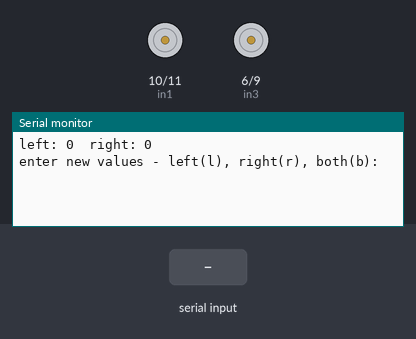
Bench run of a sketch on a simulated Arduino Uno, built with avr-gcc and run on an emulated ATmega328P. On the bench: motor-driver pin pairs drawn as motors (green arrow = first pin HIGH = forward, orange = second pin HIGH = backward, longer = more drive, scaled by the enable pin), the last lines printed to the serial monitor. Inputs (shaded band) come from the test bench.

Above: at 1.2 s.
1.3 s: "l90\n" received over Serial
At 1.31 s:
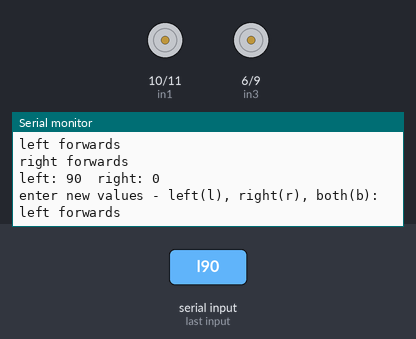
2.8 s: "r90\n" received over Serial
At 4.0 s:
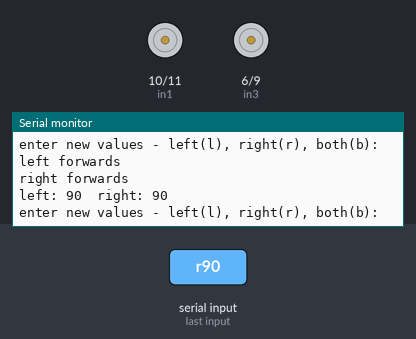
4.3 s: "l" received over Serial
At 6.4 s:
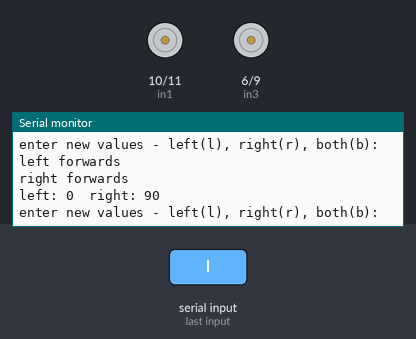
6.7 s: "b90\n" received over Serial
At 6.71 s:
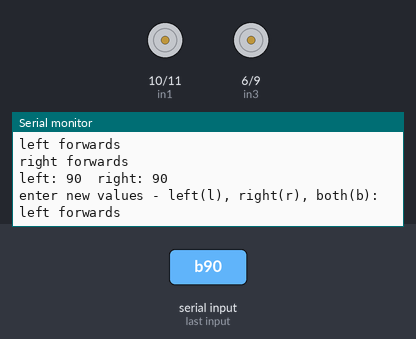

The sketch:

motor_test_sketch.ino
```cpp
const int pinIRa = A0;
const int pinIRb = A1;
const int pinLED = 13;
const int in1 = 10;
const int in2 = 11;
const int in3 = 6;
const int in4 = 9;
const int en_a = 3;
const int en_b = 5;
bool debug = true;
int IRvalueA = 0;
int IRvalueB = 0;
int initial_readingsA[5];
int initial_readingsB[5];

bool dataOut[4] = {true, false, true, false}; // Initial state is red for both sensors

int maxInitialValueA = 0;
int maxInitialValueB = 0;
float minThresholdA = 0;  // Declare as global variables
float maxThresholdA = 0;
float minThresholdB = 0;
float maxThresholdB = 0;
int left = 0;
int right = 0;


void setup() {
  // put your setup code here, to run once:
  Serial.begin(115200);

  pinMode(pinIRa, INPUT);
  pinMode(pinIRb, INPUT);
  pinMode(in1, OUTPUT);
  pinMode(in2, OUTPUT);
  pinMode(in3, OUTPUT);
  pinMode(in4, OUTPUT);
  pinMode(en_a, OUTPUT);
  pinMode(en_b, OUTPUT);
}
int motorsMapDeadzone(int pwm)
{
  if(pwm == 0)
    return 0;

  const int minPWM = 50;
  const int maxPWM = 255;
  bool neg = pwm < 0;
  if(neg)
    pwm *= -1;

  pwm = minPWM + pwm * ((maxPWM - minPWM) / (float)maxPWM);

  if(neg)
    pwm *= -1;

  return pwm;
}

void setMotors(int left, int right)
{
  left = motorsMapDeadzone(left);
  right = motorsMapDeadzone(right);

  // if(esp.rx_time_out_flag)
  // {
  //   left = 0;
  //   right = 0;
  // }
  if(left < 0)
  {
    digitalWrite(in4, LOW);
    analogWrite(in3, -left);
    Serial.println("left backwards");
  }
  else
  {
    digitalWrite(in3, LOW);
    analogWrite(in4, left);
    Serial.println("left forwards");
  }

  if(right < 0)
  {
    digitalWrite(in2, LOW);
    analogWrite(in1, -right);
    Serial.println("right backwards");
  }
  else
  {
    digitalWrite(in1, LOW);
    analogWrite(in2, right);
    Serial.println("right forwards");
  }
}

void serialMotorControl()
{
  switch(Serial.read())
  {
    case 'l':
    {
      left = Serial.parseInt();
      break;
    }
    case 'r':
    {
      right = Serial.parseInt();
      break;
    }
    case 'b':
    {
      right = left = Serial.parseInt();
      break;
    }
    // default:
    //   left = right = 0;
  }
  setMotors(left, right);
}

void loop() {
  Serial.print("left: "); Serial.print(left);
  Serial.print("\tright: "); Serial.println(right);
  Serial.println("enter new values - left(l), right(r), both(b): ");
  while(!Serial.available()){}

  serialMotorControl();
}
```

Measured:
- after the input at 1.3 s, the serial monitor: prints a new line at once (image 1)
- after the input at 2.8 s, the serial monitor: prints a new line at once (image 2)
- after the input at 4.3 s, the serial monitor: prints a new line after 1.0 s (image 3)
- after the input at 6.7 s, the serial monitor: prints a new line at once (image 4)
